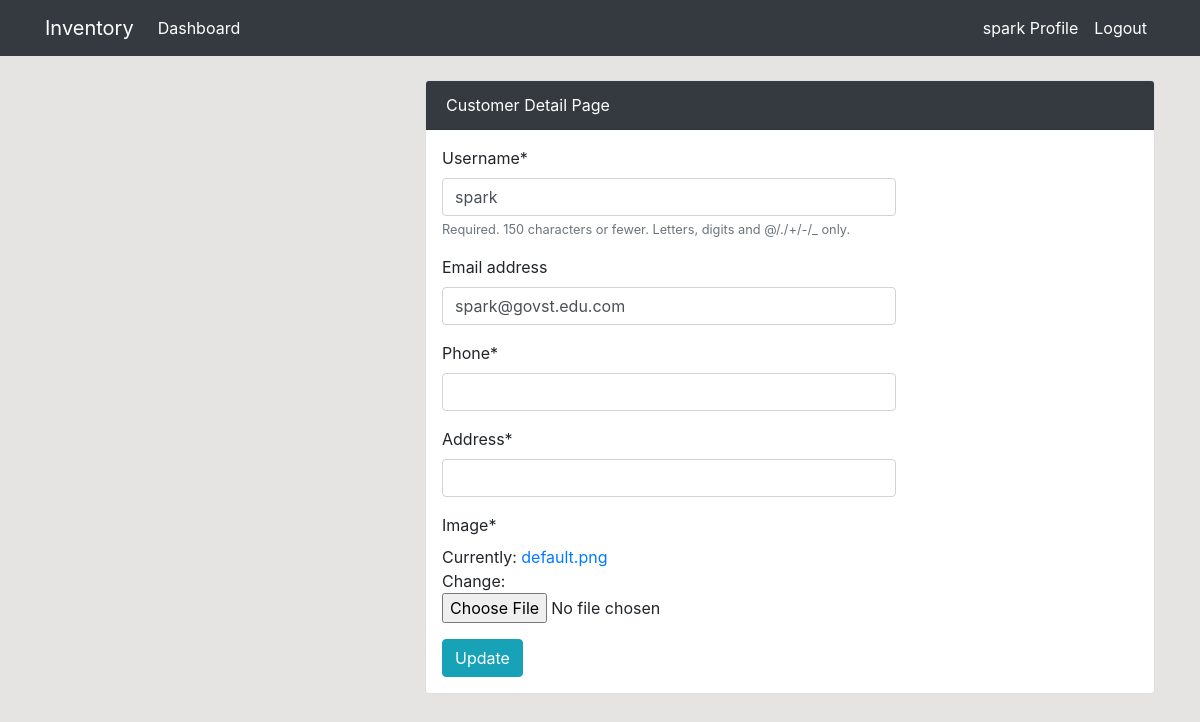
Before: /profile/update/ (signed in) with the older database file.
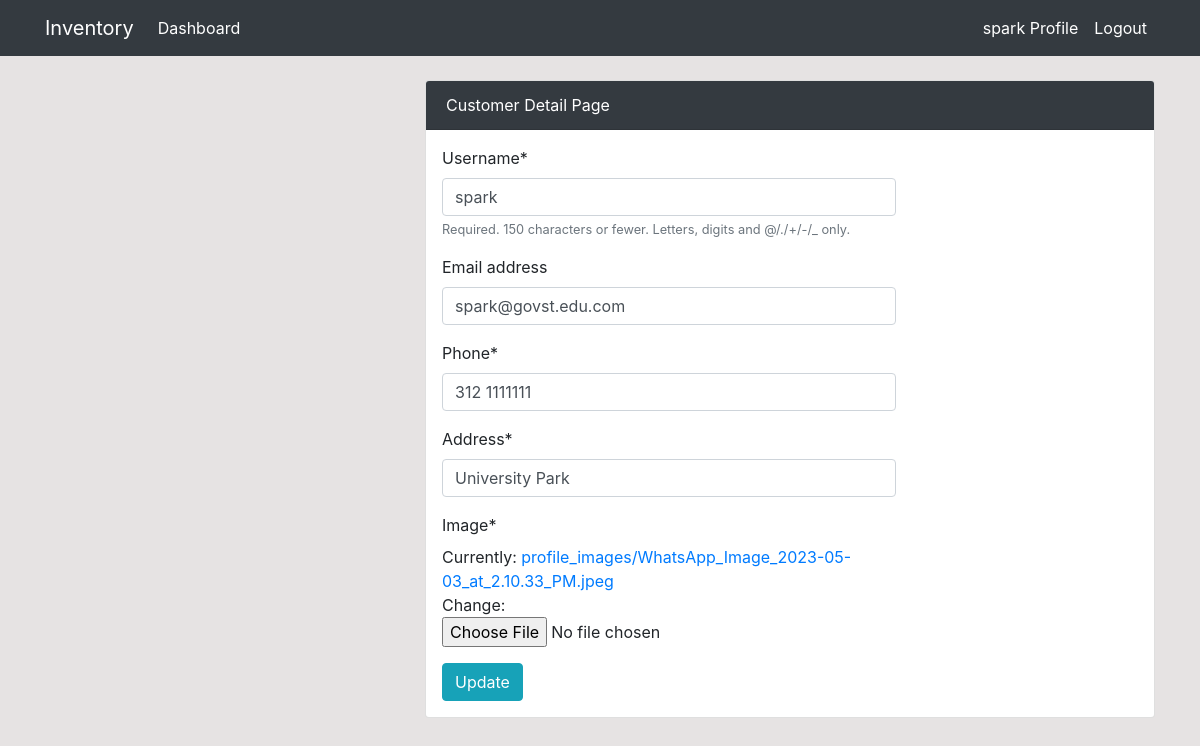
After: the same page with the newer database file.
### user/models.py (models this page shows, shortened)
class Profile(models.Model):
    customer = models.OneToOneField(User, on_delete=models.CASCADE)
    address = models.CharField(max_length=200)
    phone = models.CharField(max_length=50)
    image = models.ImageField(default='default.png',
                              upload_to='profile_images')

### user/views.py (the view)
# urls.py: path('profile/update/', user_views.profile_update,
def profile_update(request):
    if request.method == 'POST':
        u_form = UserUpdateForm(request.POST, instance=request.user)
        p_form = ProfileUpdateForm(
            request.POST, request.FILES, instance=request.user.profile)
        if u_form.is_valid() and p_form.is_valid():
            u_form.save()
            p_form.save()
            return redirect('user-profile')
    else:
        u_form = UserUpdateForm(instance=request.user)
        p_form = ProfileUpdateForm(instance=request.user.profile)
    context = {
        'u_form': u_form,
        'p_form': p_form,
    }
    return render(request, 'user/profile_update.html', context)

### user/forms.py
class UserUpdateForm(forms.ModelForm):
    class Meta:
        model = User
        fields = ['username', 'email']

class ProfileUpdateForm(forms.ModelForm):
    class Meta:
        model = Profile
        fields = ['phone', 'address', 'image']

### templates/user/profile_update.html (shortened to what this page needs)
{% extends 'partials/base.html' %}
{% load crispy_forms_tags %}
{% block content %}
<div class="row my-4">
    <div class="col-md-4"></div>
    <div class="col-md-8">
        <div class="card">
            <div class="card-header bg-dark text-white">
                Customer Detail Page
            </div>
            <div class="row p-3">
                <div class="col-md-8">
                    <form method="POST" enctype="multipart/form-data">
                        {{ u_form|crispy }}
                        {{ p_form|crispy }}
                        <input class="btn btn-info" type="submit" value="Update">
                    </form>
                </div>
            </div>
        </div>
    </div>
</div>
{% endblock %}

### templates/partials/base.html (shortened to what this page needs)
{% load static %}
<!doctype html>
<html lang="en">
<head>
    <link rel="stylesheet" href="https://cdn.jsdelivr.net/npm/bootstrap@4.6.0/dist/css/bootstrap.min.css"
>
    <link rel="stylesheet" href="https://use.fontawesome.com/releases/v5.15.2/css/all.css"
>
    <link rel="stylesheet" href="{% static 'style.css' %}">
</head>
<body>
    {% include 'partials/nav.html' %}
    <div class="container">
        {% block content %}
        {% endblock %}
    </div>
</body>
</html>

### templates/partials/nav.html (shortened to what this page needs)
<nav class="navbar navbar-expand-lg navbar-info bg-dark">
    <div class="container">
        {% if user.is_authenticated %}
        <a class="navbar-brand text-white" href="{% url 'dashboard-index' %}">Inventory</a>
        <div class="collapse navbar-collapse" id="navbarSupportedContent">
            <ul class="navbar-nav mr-auto">
                <li class="nav-item active">
                    <a class="nav-link text-white" href="{% url 'dashboard-index' %}">Dashboard </a>
                </li>
            </ul>
            <ul class="navbar-nav ml-auto">
                <li class="nav-item active">
                    <a class="nav-link text-white" href="{% url 'user-profile' %}">{{ user.username }} Profile
                        <span class="sr-only">(current)</span></a>
                </li>
                <li class="nav-item">
                    <a class="nav-link text-white" href="{% url 'user-logout' %}">Logout</a>
                </li>
            </ul>
            {% endif %}
        </div>
    </div>
</nav>

### static/style.css (style rules this page uses)
body { background: rgb(230, 227, 227); }

Changed rows visible on the page:
changed Profile: phone (not shown) → "312 1111111"; address (not shown) → "University Park"
Other visible differences:
text no longer shown: "Phone * Address * Image * Currently: default.png Change:"
text now shown: "Phone * Address * Image * Currently: profile_images/WhatsApp_Image_2023-05-03_at_2.10.33_PM.jpeg Change:"
